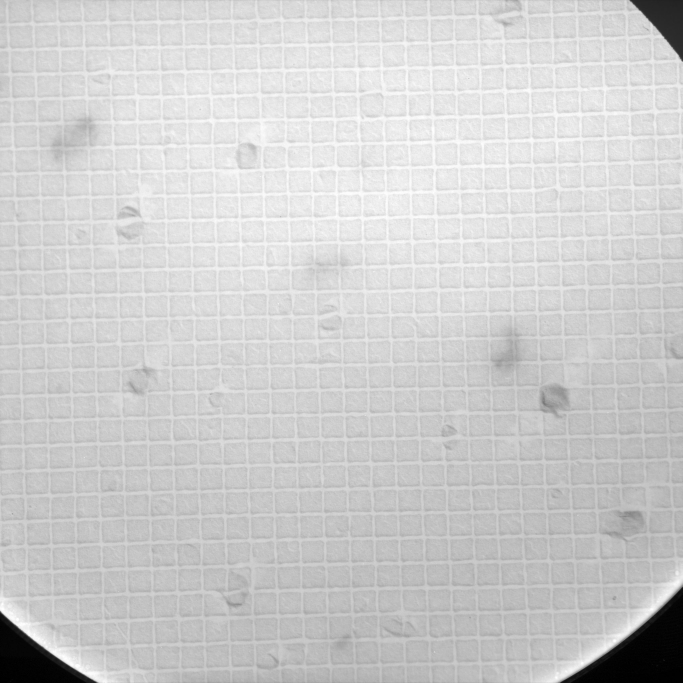
#> input picture img/10k.jpg, 2048 x 2048 px, found by its file name (shown at 1/3 size)
$ python clip_scripy.py
#> lines starting #> are read from the running program, lines starting #| are printed output that depends on the picture
import cv2
import numpy as np
from pylsd.lsd import lsd
import matplotlib.pyplot as plt

fileName = '10k.jpg'

src = cv2.imread("img/" + fileName)
#> src is the input picture: shape (2048, 2048, 3); min 0, max 255, mean 205.7
img2 = src[800 : 1000, 1450: 1550]
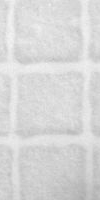
#> img2: shape (200, 100, 3); min 171, max 244, mean 215.3
cv2.imwrite("result/kitirori.jpg", img2)
gray = cv2.cvtColor(img2, cv2.COLOR_BGR2GRAY)

#> (the run stopped early here; a loop or call above may not have finished)

$ run again, with img/20k.jpg copied over img/10k.jpg
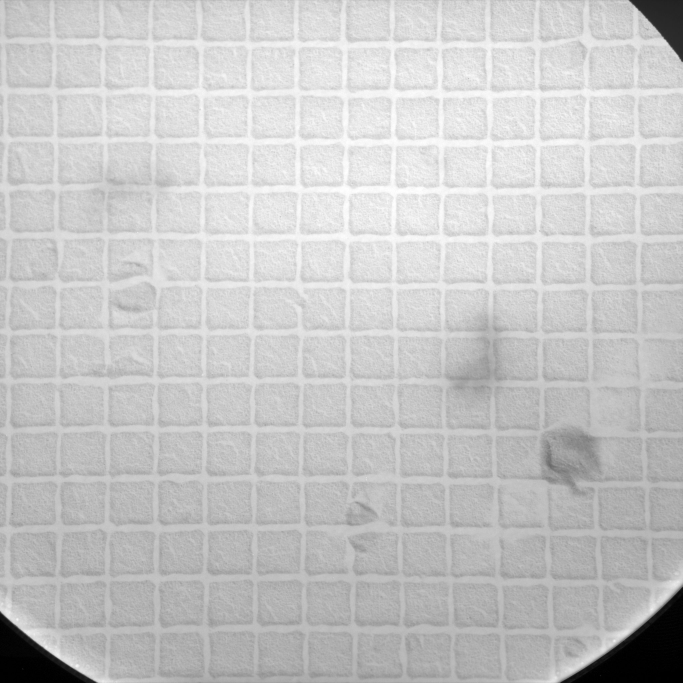
#> input picture img/20k.jpg, 2048 x 2048 px, found by its file name (shown at 1/3 size)
#> src is the input picture: shape (2048, 2048, 3); min 0, max 255, mean 198
#> `img2 = src[800 : 1000, 1450: 1550]`:
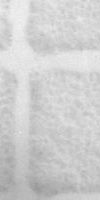
#> img2: shape (200, 100, 3); min 152, max 241, mean 206.5

$ run again, with img/30k.jpg copied over img/10k.jpg
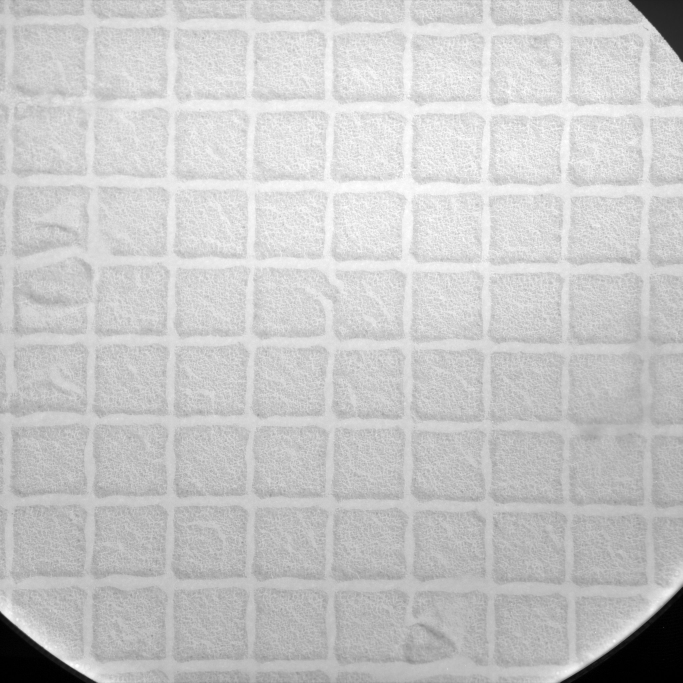
#> input picture img/30k.jpg, 2048 x 2048 px, found by its file name (shown at 1/3 size)
#> src is the input picture: shape (2048, 2048, 3); min 0, max 255, mean 199.5
#> `img2 = src[800 : 1000, 1450: 1550]`:
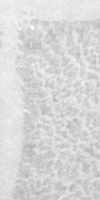
#> img2: shape (200, 100, 3); min 178, max 255, mean 215.9
